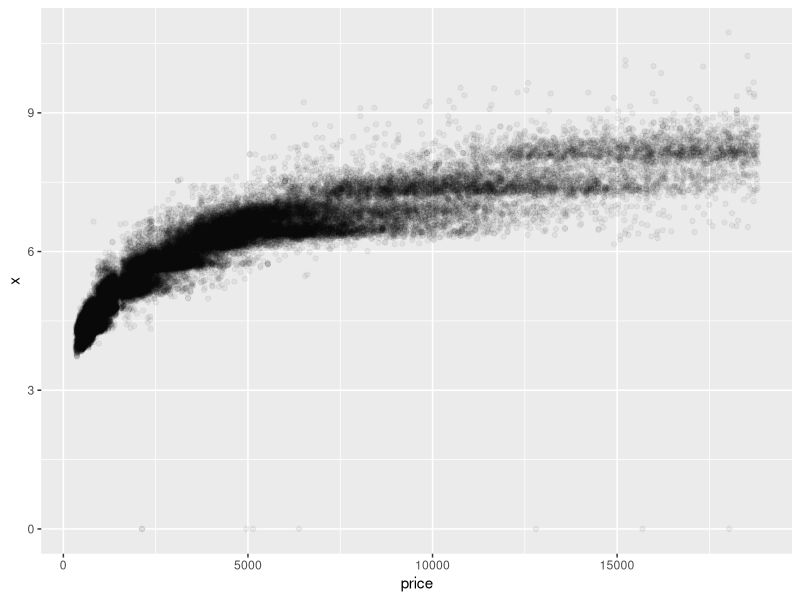
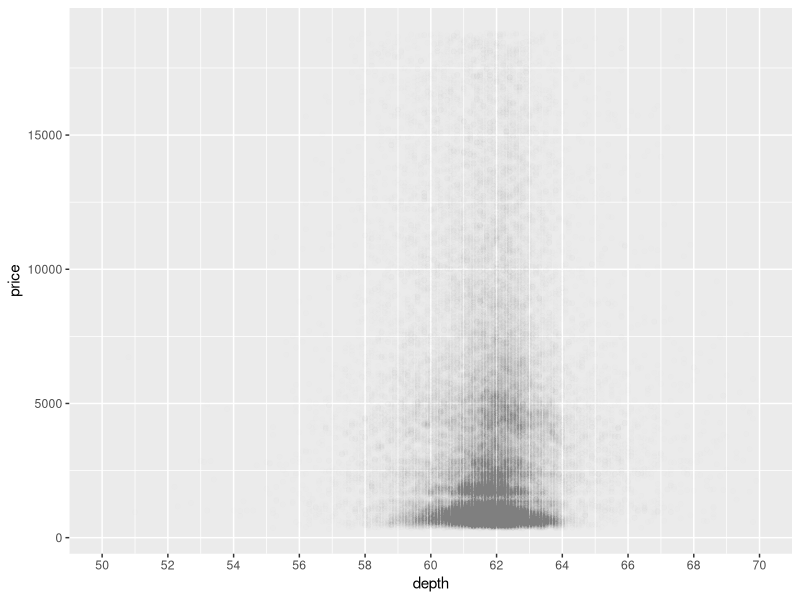
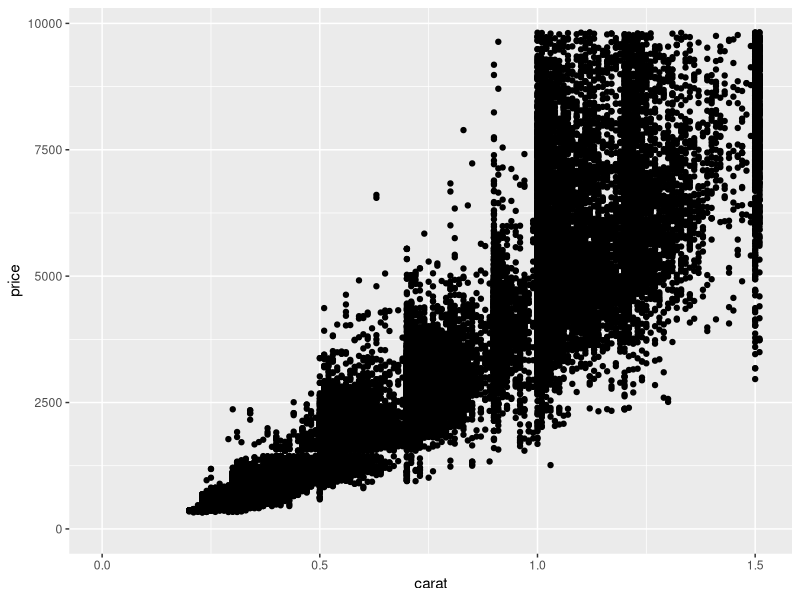
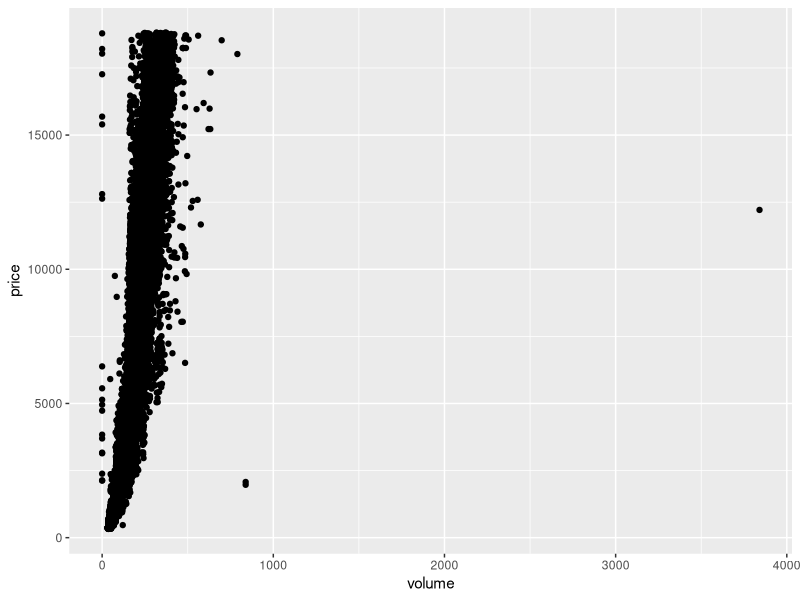
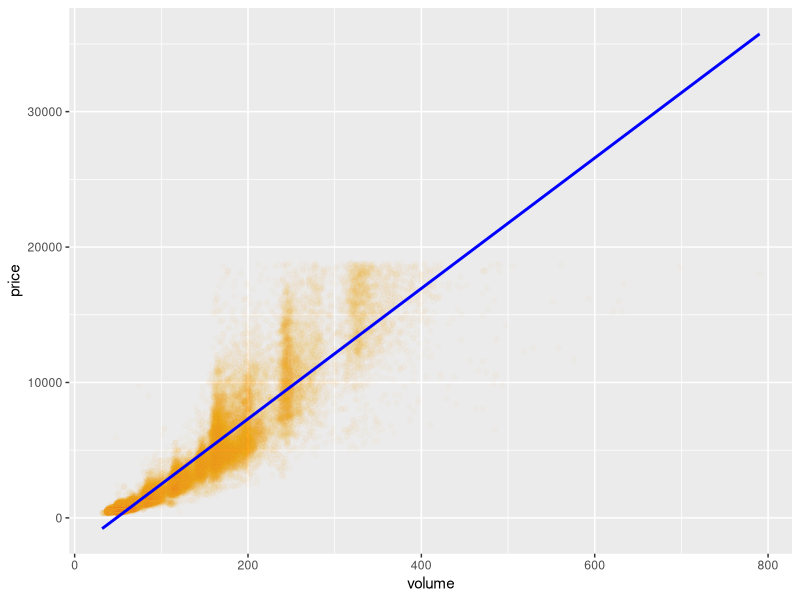
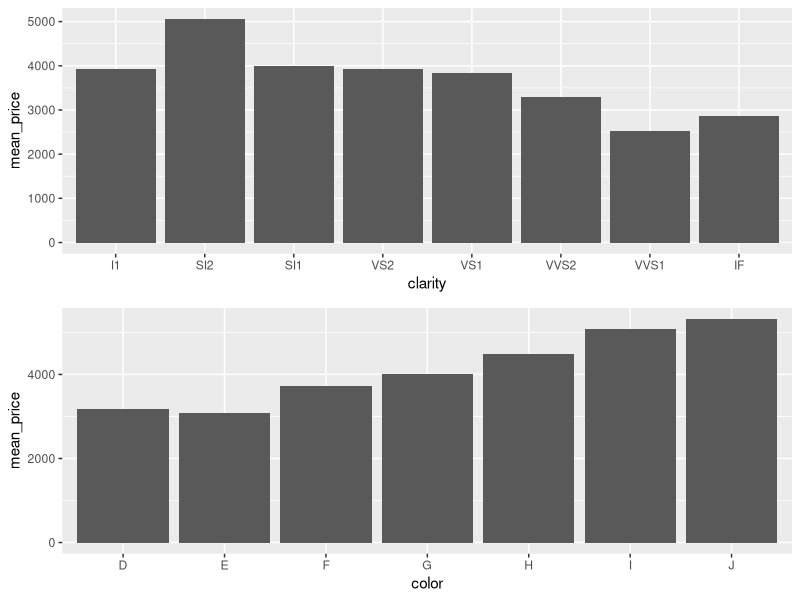

R code for these plots, in order:
## ---- chunk 1
library(ggplot2)
data("diamonds")
names(diamonds)

ggplot(aes(x = price, y = x), data = diamonds) +
  geom_point(alpha = 1/20)

cor.test(x = diamonds$price, y = diamonds$x, method = "pearson")
cor.test(x = diamonds$price, y = diamonds$y, method = "pearson")
cor.test(x = diamonds$price, y = diamonds$z, method = "pearson")

ggplot(aes(x = depth, y = price), data = diamonds) +
  geom_point(alpha = 1/200) +
  scale_x_continuous(limits = c(50, 70), breaks = seq(50, 70, 2))

cor.test(x = diamonds$depth, y = diamonds$price, method = "pearson")
## ---- chunk 2
ggplot(aes(x = carat, y = price), data = diamonds) +
  geom_point() +
  xlim(0, quantile(diamonds$carat, 0.9)) +
  ylim(0, quantile(diamonds$price, 0.9))

## ---- chunk 3
diamonds$volume <- diamonds$x * diamonds$y * diamonds$z
ggplot(aes(x = volume, y = price), data = diamonds) +
  geom_point()
vol <- subset(diamonds,0 < volume&volume <= 800)
cor.test(x = vol$volume, y = vol$price, method = "pearson" )
## ---- chunk 4
vol <- subset(diamonds, 0 < volume & volume <= 800) 
ggplot(aes(x = volume, y = price), data = vol) +
  geom_point(alpha = 1/50, color = "orange") +
  geom_smooth(method = 'lm', color = 'blue')
## ---- chunk 5
library(dplyr)
diamondsByClarity <- diamonds %>%
  group_by(clarity) %>%
  summarise(mean_price = mean(price),
            median_price = median(price),
            min_price = min(price),
            max_price = max(price),
            n = n()) 
head(diamondsByClarity)
  
## ---- chunk 6
library(gridExtra)
diamonds_by_clarity <- group_by(diamonds, clarity)
diamonds_mp_by_clarity <- summarise(diamonds_by_clarity, mean_price = mean(price)) 
arrange(diamonds_mp_by_clarity, clarity)
head(diamonds_mp_by_clarity)

diamonds_by_color <- group_by(diamonds, color)
diamonds_mp_by_color <- summarise(diamonds_by_color, mean_price = mean(price))
arrange(diamonds_mp_by_color, color)
p1 = ggplot(aes(x = clarity, y = mean_price),
       data = diamonds_mp_by_clarity) +
  geom_bar(stat="identity")
p2 = ggplot(aes(x = color, y = mean_price),
           data = diamonds_mp_by_color) +
  geom_bar(stat="identity")
grid.arrange(p1, p2, ncol = 1)

